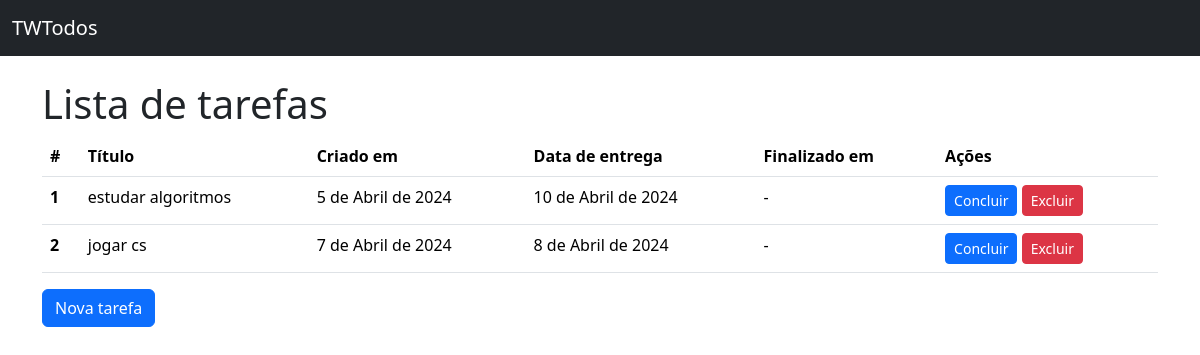
Before: / with the older database file.
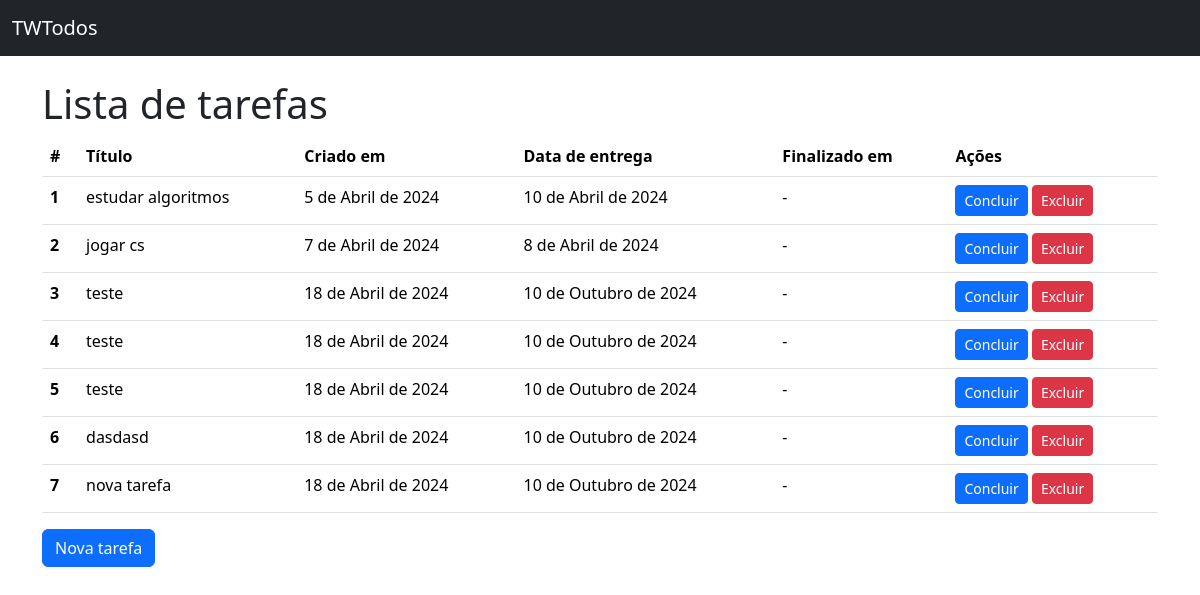
After: the same page with the newer database file.
### todos/models.py (models this page shows)
class Todo(models.Model):
    title = models.CharField(
        verbose_name="Título", max_length=100, null=False, blank=False
    )
    created_at = models.DateField(auto_now_add=True, null=False, blank=False)
    deadline = models.DateField(null=False, blank=False)
    finished_at = models.DateField(null=True)

### todos/views.py (the view)
# urls.py: path("", TodoListView.as_view(), name="todo_list"),
class TodoListView(ListView):
    model = Todo

### todos/templates/todos/todo_list.html (shortened to what this page needs)
{% extends 'base.html'%}
{% block content %}
<h1>Lista de tarefas</h1>
{% if todo_list %}
    <table class="table">
        <thead>
        <tr>
            <th scope="col">#</th>
            <th scope="col">Título</th>
            <th scope="col">Criado em</th>
            <th scope="col">Data de entrega</th>
            <th scope="col">Finalizado em</th>
            <th scope="col">Ações</th>
        </tr>
        </thead>
        <tbody>
            {% for todo in todo_list  %}
                <tr>
                    <th scope="row">{{ todo.pk }}</th>
                    <td>{{ todo.title }}</td>
                    <td>{{ todo.created_at }}</td>
                    <td>{{ todo.deadline }}</td>
                    <td>{{ todo.finished_at | default:"-" }}</td>
                    <td>
                        <a href="#" class="btn btn-primary btn-sm">Concluir</a>
                        <a href="#" class="btn btn-danger btn-sm">Excluir</a>
                    </td>
                </tr>
            {% endfor %}
        </tbody>
    </table>
    {% else %}
        <p>Não há tarefas cadastradas</p>
{% endif %}
<a href="{% url 'todo_create' %}" class="btn btn-primary">Nova tarefa</a>
{% endblock content %}

Changed rows visible on the page:
added Todo: pk "3", title "teste", created_at "18 de Abril de 2024", deadline "10 de Outubro de 2024", finished_at "-"
added Todo: pk "4", title "teste", created_at "18 de Abril de 2024", deadline "10 de Outubro de 2024", finished_at "-"
added Todo: pk "5", title "teste", created_at "18 de Abril de 2024", deadline "10 de Outubro de 2024", finished_at "-"
added Todo: pk "6", title "dasdasd", created_at "18 de Abril de 2024", deadline "10 de Outubro de 2024", finished_at "-"
added Todo: pk "7", title "nova tarefa", created_at "18 de Abril de 2024", deadline "10 de Outubro de 2024", finished_at "-"
